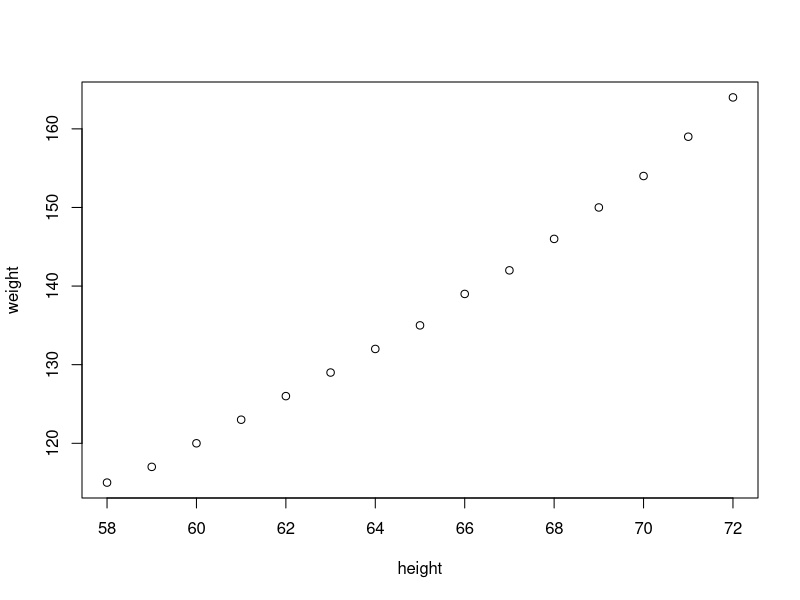
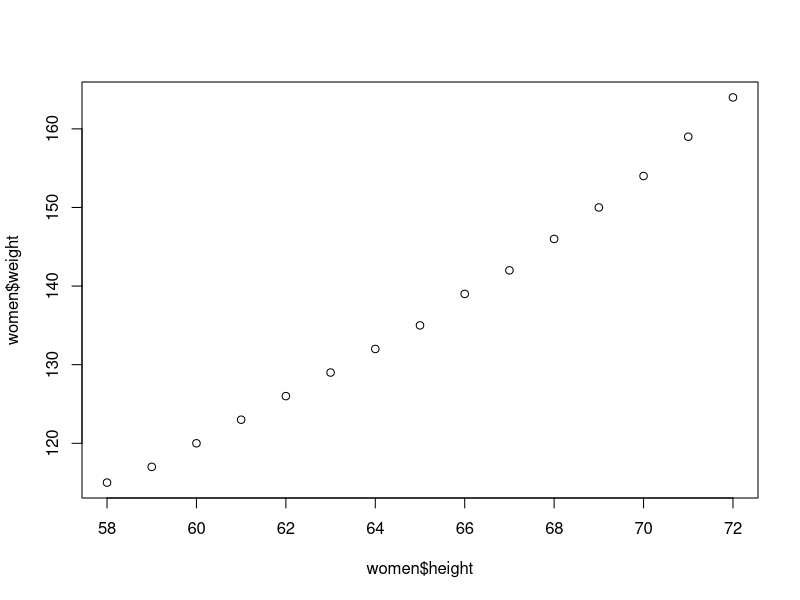
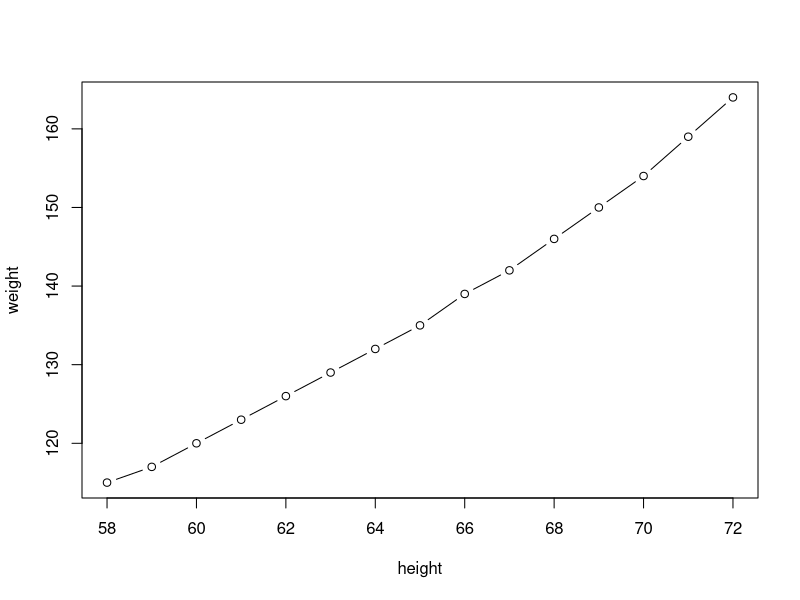
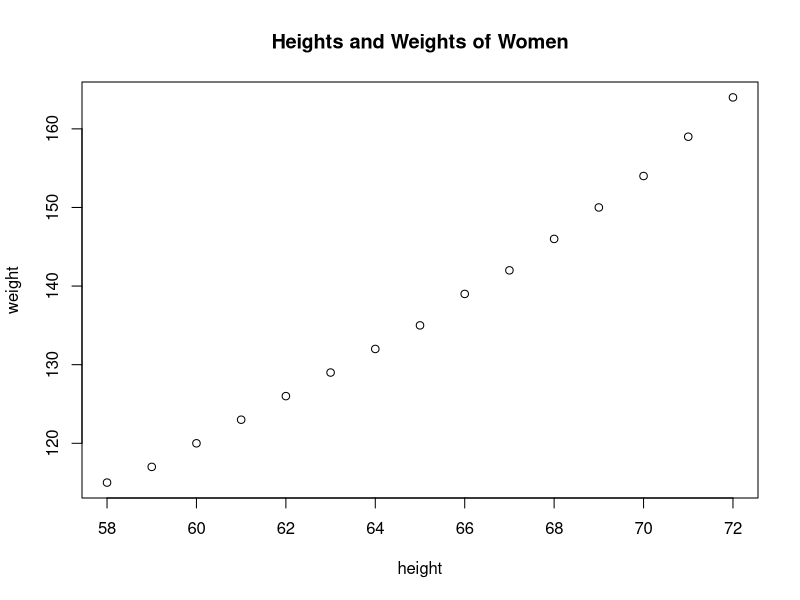
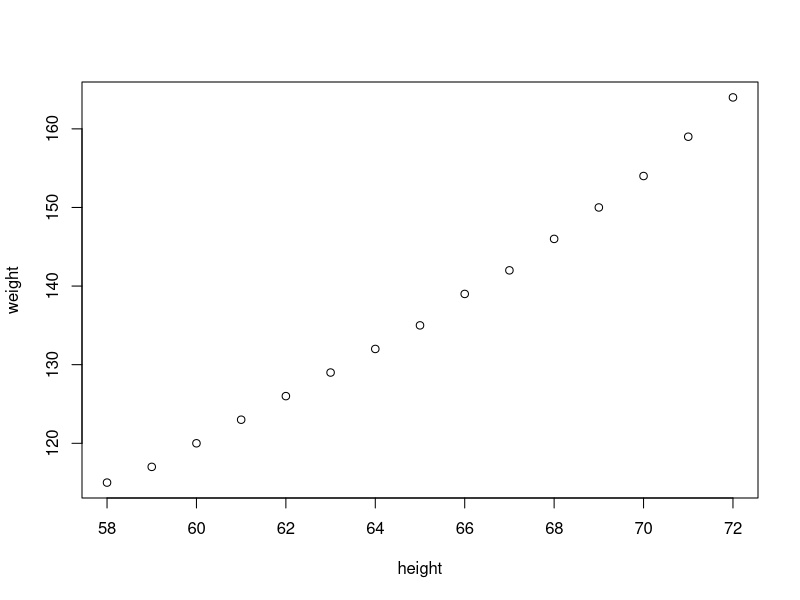

R code for these plots, in order:
## ---- chunk 1
print("Hello world!")
## ---- chunk 2
print("Hello world!")
## ---- chunk 3
print("Hello world!")
print("I am learning R!")
## ---- chunk 4
print("Learning R feels great!") # This is an example add you own message
## ---- chunk 5
5 + 3
## ---- chunk 6
5 + 3
## ---- chunk 7
10 / 2
## ---- chunk 8
sqrt(16)
## ---- chunk 9
3 * (2 + 4)
## ---- chunk 10
x <- 5 + 3
## ---- chunk 11
y <- 12
z <- x + y
## ---- chunk 12
a <- 4 + 6
b <- a * 2
## ---- chunk 13
5 + 3
print("Hello R")
10 / 2
## ---- chunk 14
2^4
print("R is fun!")
7 * 9
## ---- chunk 15
plot(women)
## ---- chunk 16
plot(women$height, women$weight)
plot(women, type = "b")     # adds lines between the points
plot(women, main = "Heights and Weights of Women")
## ---- chunk 17
plot(women)
## ---- chunk 18
2 + 3     # Addition
7 - 4     # Subtraction
3 * 5     # Multiplication
7 / 3     # Division
5 ^ 2     # Exponent (power)
## ---- chunk 19
(3 + 5) * 2
## ---- chunk 20
x <- 3
x
## ---- chunk 21
a <- 1:10 # it increments by one
a
## ---- chunk 22
2 + 2        # R prints the result but does NOT save it

## ---- chunk 23
my_obj <- 2 + 2   # "my_obj gets 2 + 2"
my_obj            # print what's stored

## ---- chunk 24
z <- 3
## ---- chunk 25
ls()  #list all variables
## ---- chunk 26
ls.str()  #list and describe variables
## ---- chunk 27
rm(x)  # delete a variable
## ---- chunk 28
ls()
## ---- chunk 29
print(sessionInfo())
